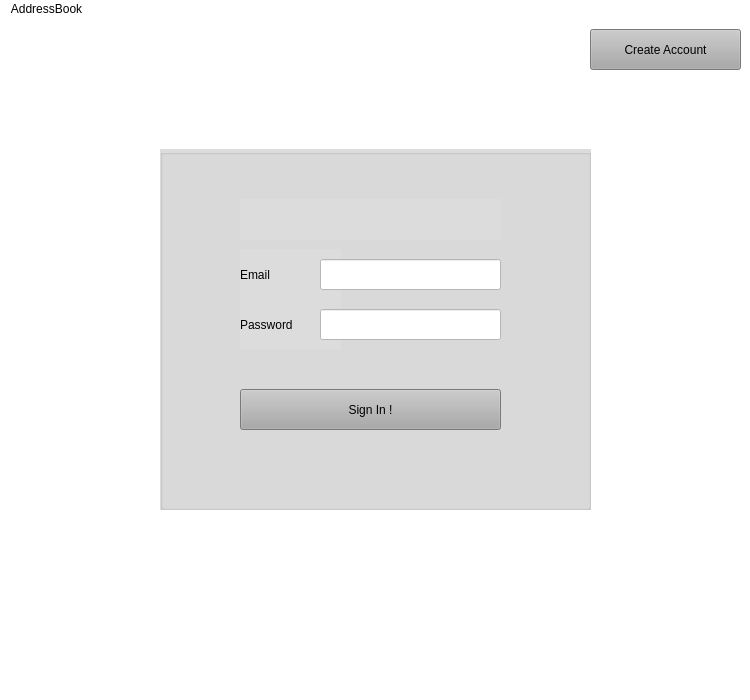
<?xml version="1.0" encoding="UTF-8"?>
<ui version="4.0">
 <class>MainWindow</class>
 <widget class="QMainWindow" name="MainWindow">
  <property name="geometry">
   <rect>
    <x>0</x>
    <y>0</y>
    <width>750</width>
    <height>700</height>
   </rect>
  </property>
  <property name="minimumSize">
   <size>
    <width>750</width>
    <height>550</height>
   </size>
  </property>
  <property name="maximumSize">
   <size>
    <width>750</width>
    <height>700</height>
   </size>
  </property>
  <property name="windowTitle">
   <string>MainWindow</string>
  </property>
  <property name="styleSheet">
   <string notr="true">background-color: rgb(255, 255, 255);</string>
  </property>
  <widget class="QWidget" name="centralWidget">
   <widget class="QGroupBox" name="sign_in_groupbox">
    <property name="geometry">
     <rect>
      <x>160</x>
      <y>130</y>
      <width>431</width>
      <height>361</height>
     </rect>
    </property>
    <property name="sizePolicy">
     <sizepolicy hsizetype="Expanding" vsizetype="Expanding">
      <horstretch>0</horstretch>
      <verstretch>0</verstretch>
     </sizepolicy>
    </property>
    <property name="styleSheet">
     <string notr="true">border-color: rgb(85, 0, 0);
background-color: rgb(220, 220, 220);
font: 12pt &quot;MS Shell Dlg 2&quot;;</string>
    </property>
    <property name="title">
     <string/>
    </property>
    <property name="flat">
     <bool>false</bool>
    </property>
    <property name="checkable">
     <bool>false</bool>
    </property>
    <widget class="QLabel" name="pass_labels">
     <property name="geometry">
      <rect>
       <x>80</x>
       <y>150</y>
       <width>101</width>
       <height>51</height>
      </rect>
     </property>
     <property name="styleSheet">
      <string notr="true">font: 11pt &quot;MS Shell Dlg 2&quot;;</string>
     </property>
     <property name="text">
      <string>Password</string>
     </property>
    </widget>
    <widget class="QLineEdit" name="pass_sign_in">
     <property name="geometry">
      <rect>
       <x>160</x>
       <y>160</y>
       <width>181</width>
       <height>31</height>
      </rect>
     </property>
     <property name="styleSheet">
      <string notr="true">font: 10pt &quot;MS Shell Dlg 2&quot;;
background-color: rgb(255, 255, 255);</string>
     </property>
     <property name="text">
      <string/>
     </property>
    </widget>
    <widget class="QPushButton" name="sign_inBtn">
     <property name="geometry">
      <rect>
       <x>80</x>
       <y>240</y>
       <width>261</width>
       <height>41</height>
      </rect>
     </property>
     <property name="styleSheet">
      <string notr="true">font: 13pt &quot;MS Shell Dlg 2&quot;;
background-color: rgb(170, 170, 170);</string>
     </property>
     <property name="text">
      <string>Sign In !</string>
     </property>
    </widget>
    <widget class="QLabel" name="email_labels">
     <property name="geometry">
      <rect>
       <x>80</x>
       <y>100</y>
       <width>101</width>
       <height>51</height>
      </rect>
     </property>
     <property name="styleSheet">
      <string notr="true">font: 11pt &quot;MS Shell Dlg 2&quot;;</string>
     </property>
     <property name="text">
      <string>Email</string>
     </property>
     <property name="scaledContents">
      <bool>false</bool>
     </property>
    </widget>
    <widget class="QLineEdit" name="email_sign_in">
     <property name="geometry">
      <rect>
       <x>160</x>
       <y>110</y>
       <width>181</width>
       <height>31</height>
      </rect>
     </property>
     <property name="styleSheet">
      <string notr="true">font: 9pt &quot;MS Shell Dlg 2&quot;;
background-color: rgb(255, 255, 255);
font: 10pt &quot;MS Shell Dlg 2&quot;;</string>
     </property>
     <property name="text">
      <string/>
     </property>
    </widget>
    <widget class="QLabel" name="signInStatus">
     <property name="geometry">
      <rect>
       <x>80</x>
       <y>50</y>
       <width>261</width>
       <height>41</height>
      </rect>
     </property>
     <property name="styleSheet">
      <string notr="true">font: 75 12pt &quot;MS Shell Dlg 2&quot;;
color: rgb(255, 0, 0);</string>
     </property>
     <property name="text">
      <string/>
     </property>
     <property name="alignment">
      <set>Qt::AlignCenter</set>
     </property>
     <property name="margin">
      <number>0</number>
     </property>
    </widget>
    <zorder>pass_labels</zorder>
    <zorder>pass_sign_in</zorder>
    <zorder>email_labels</zorder>
    <zorder>email_sign_in</zorder>
    <zorder>sign_inBtn</zorder>
    <zorder>signInStatus</zorder>
   </widget>
   <widget class="QPushButton" name="registerBtn">
    <property name="geometry">
     <rect>
      <x>590</x>
      <y>10</y>
      <width>151</width>
      <height>41</height>
     </rect>
    </property>
    <property name="styleSheet">
     <string notr="true">background-color: rgb(170, 170, 170);</string>
    </property>
    <property name="text">
     <string>Create Account</string>
    </property>
   </widget>
  </widget>
  <widget class="QStatusBar" name="statusBar"/>
  <widget class="QMenuBar" name="menuBar">
   <property name="geometry">
    <rect>
     <x>0</x>
     <y>0</y>
     <width>750</width>
     <height>20</height>
    </rect>
   </property>
   <widget class="QMenu" name="menuAddressBook">
    <property name="title">
     <string>AddressBook</string>
    </property>
    <addaction name="actionExit"/>
   </widget>
   <addaction name="menuAddressBook"/>
  </widget>
  <action name="actionClose">
   <property name="text">
    <string>close</string>
   </property>
  </action>
  <action name="actionExit">
   <property name="text">
    <string>Exit</string>
   </property>
  </action>
 </widget>
 <layoutdefault spacing="6" margin="11"/>
 <resources/>
 <connections/>
</ui>
